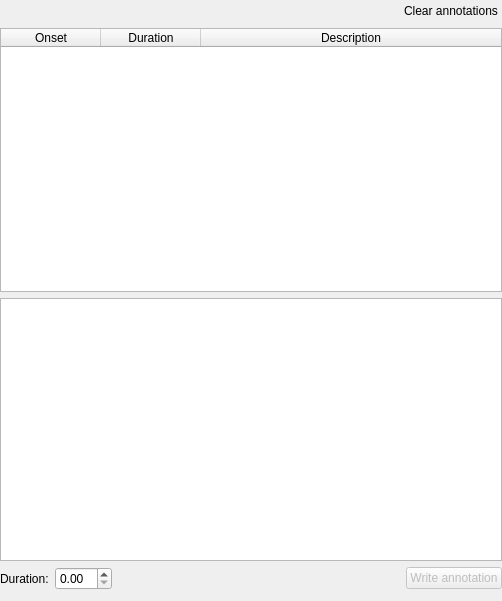
           <widget class="QWidget" name="page_10">
            <property name="geometry">
             <rect>
              <x>0</x>
              <y>0</y>
              <width>502</width>
              <height>601</height>
             </rect>
            </property>
            <attribute name="label">
             <string>Annotations</string>
            </attribute>
            <layout class="QGridLayout" name="gridLayout_41">
             <property name="leftMargin">
              <number>0</number>
             </property>
             <property name="topMargin">
              <number>0</number>
             </property>
             <property name="rightMargin">
              <number>0</number>
             </property>
             <item row="0" column="0">
              <layout class="QHBoxLayout" name="horizontalLayout_30">
               <item>
                <spacer name="horizontalSpacer_24">
                 <property name="orientation">
                  <enum>Qt::Horizontal</enum>
                 </property>
                 <property name="sizeHint" stdset="0">
                  <size>
                   <width>40</width>
                   <height>20</height>
                  </size>
                 </property>
                </spacer>
               </item>
               <item>
                <widget class="QPushButton" name="pushButton_remove_annotations">
                 <property name="text">
                  <string>Clear annotations</string>
                 </property>
                 <property name="icon">
                  <iconset theme="edit-delete">
                   <normaloff>../../../../../../../../../../../../../../../../../../../../../../../../../../../../../../../../../../../../../.designer/backup</normaloff>../../../../../../../../../../../../../../../../../../../../../../../../../../../../../../../../../../../../../.designer/backup</iconset>
                 </property>
                 <property name="iconSize">
                  <size>
                   <width>22</width>
                   <height>22</height>
                  </size>
                 </property>
                 <property name="flat">
                  <bool>true</bool>
                 </property>
                 <property name="class" stdset="0">
                  <string>danger icon_button</string>
                 </property>
                </widget>
               </item>
              </layout>
             </item>
             <item row="1" column="0">
              <widget class="QTableWidget" name="tableWidget_annotations">
               <property name="focusPolicy">
                <enum>Qt::NoFocus</enum>
               </property>
               <property name="editTriggers">
                <set>QAbstractItemView::NoEditTriggers</set>
               </property>
               <property name="selectionBehavior">
                <enum>QAbstractItemView::SelectRows</enum>
               </property>
               <attribute name="horizontalHeaderStretchLastSection">
                <bool>true</bool>
               </attribute>
               <attribute name="verticalHeaderVisible">
                <bool>false</bool>
               </attribute>
               <column>
                <property name="text">
                 <string>Onset</string>
                </property>
               </column>
               <column>
                <property name="text">
                 <string>Duration</string>
                </property>
               </column>
               <column>
                <property name="text">
                 <string>Description</string>
                </property>
               </column>
              </widget>
             </item>
             <item row="2" column="0">
              <widget class="QTextEdit" name="textEdit_annotations"/>
             </item>
             <item row="3" column="0">
              <layout class="QHBoxLayout" name="horizontalLayout_21">
               <item>
                <widget class="QLabel" name="label_19">
                 <property name="text">
                  <string>Duration:</string>
                 </property>
                </widget>
               </item>
               <item>
                <widget class="QDoubleSpinBox" name="doubleSpinBox_annotation_duration"/>
               </item>
               <item>
                <spacer name="horizontalSpacer_28">
                 <property name="orientation">
                  <enum>Qt::Horizontal</enum>
                 </property>
                 <property name="sizeHint" stdset="0">
                  <size>
                   <width>40</width>
                   <height>20</height>
                  </size>
                 </property>
                </spacer>
               </item>
               <item>
                <widget class="QPushButton" name="pushButton_save_annotation">
                 <property name="enabled">
                  <bool>false</bool>
                 </property>
                 <property name="text">
                  <string>Write annotation</string>
                 </property>
                </widget>
               </item>
              </layout>
             </item>
            </layout>
           </widget>
